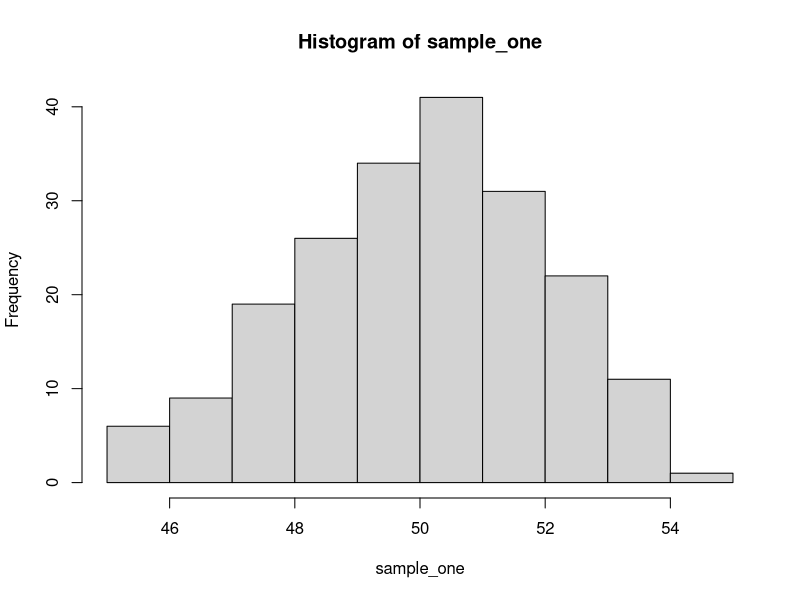
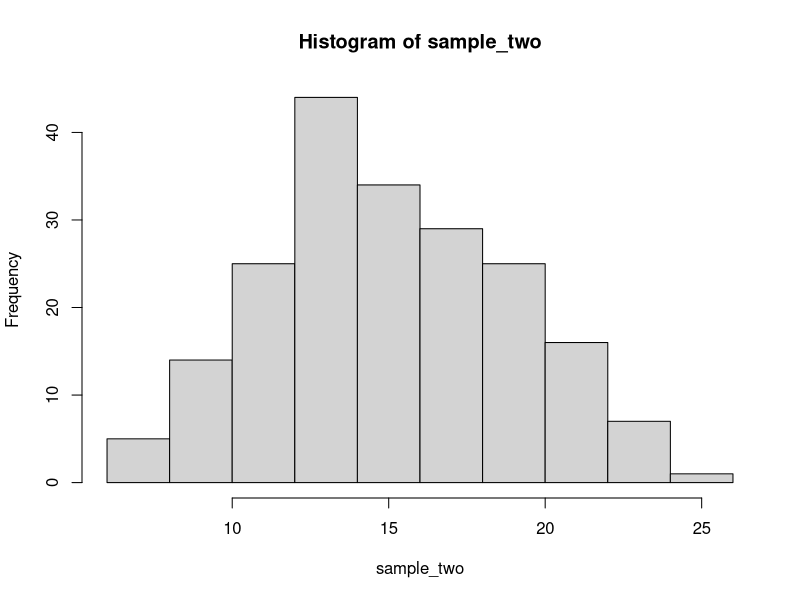

These figures' R source, in order: (Note: this script raises an error after producing the figures.)
## ---- chunk 1
#First, let's make a data set with a normal distribution to use as a comparison later on. Remember, we want a large data set in order to run this test effectively.
sample_one <- rnorm(200, mean = 50, sd = 2) #making an arbitrary data set with the rnorm function to ensure normalcy
head(sample_one) #first 6 rows of our new data set
hist(sample_one) #visualizing the normal distribution with a histogram
## ---- chunk 2
sample_two <- rpois(200, 15) #using rpois() to randomize a large data set, keeping our size the same for simplicity
head(sample_two)
hist(sample_two)
## ---- chunk 3
# create matrix with 5 columns and 2 rows
data <- matrix(c(16,25,17,8,11, 14, 5, 13, 22, 19), nrow = 2, ncol = 5, byrow = TRUE)
 
# specify the column names and row names of matrix
colnames(data) <- c('A.marmorata ','C.fimbriata ','C.picta ','C.flavomarginata ', 'C.amboinensis')
rownames(data) <-  c('Cucumber','Lettuce')
 
# assign to table
final = as.table(data)
 
# display
final
## ---- chunk 4
data <- as.data.frame(data)
data_new <- as.data.frame(c(18, 18, 18, 18, 18), ncol = 0, nrow = 1)
names(data_new) <- c("Prediction")
rbind(data, setNames(names(data_new), names(data)))
## ---- chunk 5
Prediction <- c(18, 18, 18, 18, 18)
names(final) <- c('Lettuce', 'Cucumber')
final <- cbind(data, Prediction)
data_2 <- matrix(c(16, 25, 17, 8, 11, 14, 5, 13, 22, 19, 18, 18, 18, 18, 18), nrow = 3, ncol = 5)
colnames(data_2) <- c('A.marmorata ','C.fimbriata ','C.picta ','C.flavomarginata ', 'C.amboinensis')
rownames(data_2) <-  c('Cucumber','Lettuce', 'Prediction')
#assign to table
final_new = as.table(data_2)
final_new
